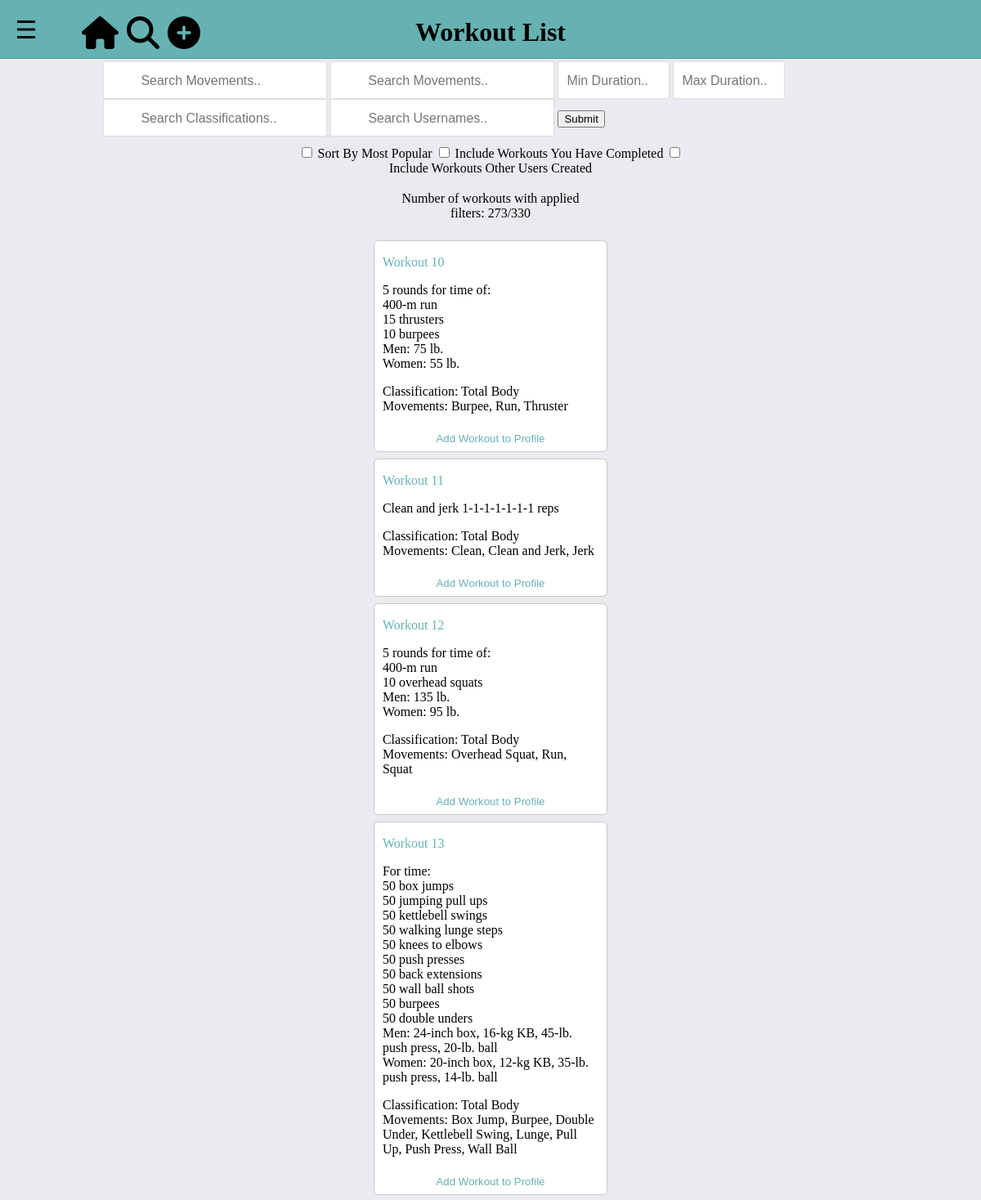
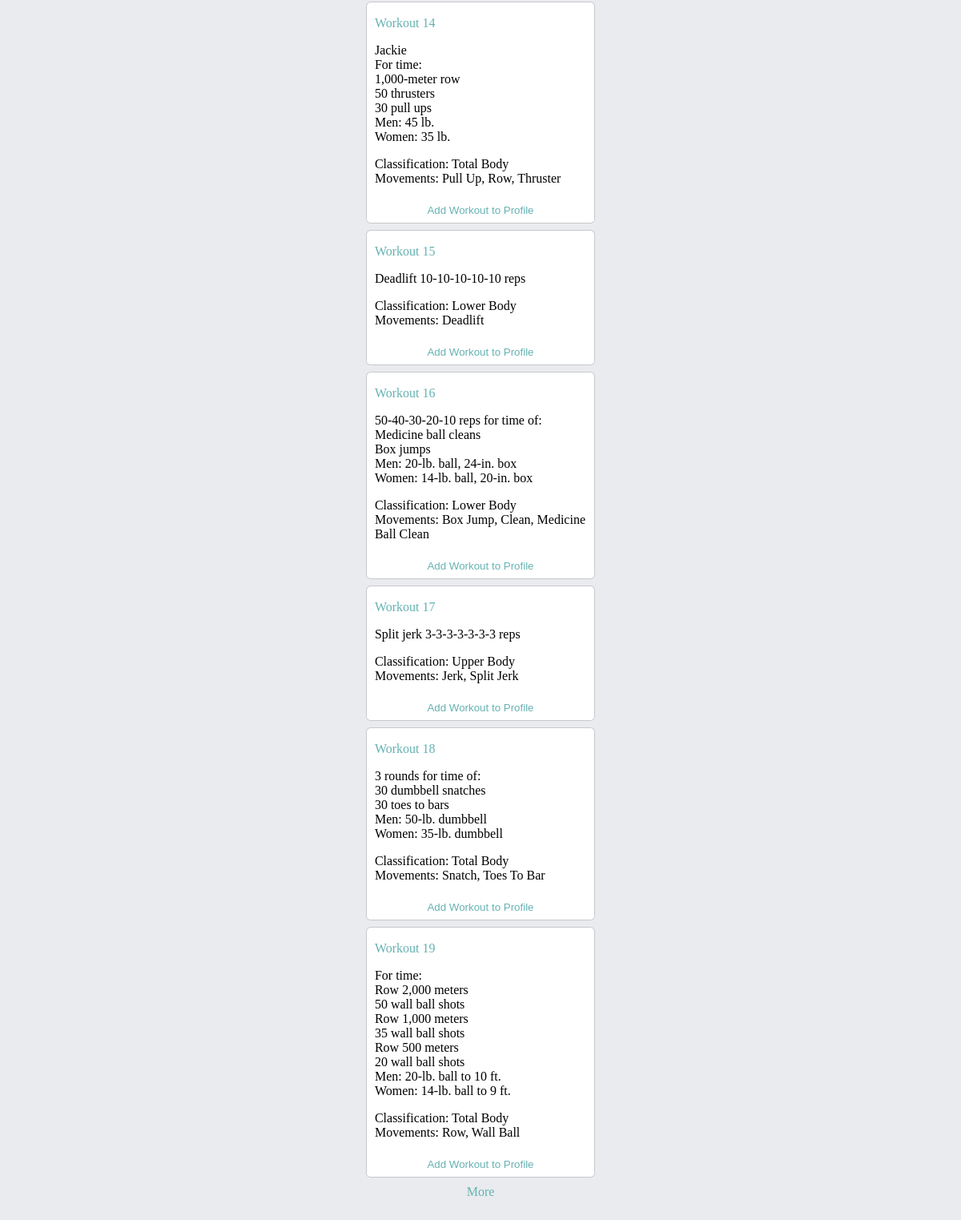
/metcons/workouts/?page=2 (signed in), run on the app's committed database (2 pictures, top to bottom).
### metcons/models.py (models this page shows, shortened)
class Workout(models.Model):
        date_created = models.DateTimeField(default=timezone.now)
        date_added_to_database = models.DateTimeField(auto_now_add = True)
        number_of_times_completed = models.IntegerField(default=0, verbose_name='Times Completed')
        workout_text = models.TextField(max_length=2000)
        scaling_or_description_text = models.TextField(max_length=4000, blank=True, null=True)
        where_workout_came_from = models.CharField(max_length=200, blank=True)
        estimated_duration_in_seconds = models.IntegerField(default=0, verbose_name='Duration (sec)', null=True, blank=True)
        created_by_user = models.ForeignKey(settings.AUTH_USER_MODEL, on_delete=models.SET_NULL, null=True)
        gender_choices = [
                ('M', 'Male'),
                ('F', 'Female'),
                ('B', 'Both'),
                ]
        gender = models.CharField(max_length=1, blank=True, null=True, choices = gender_choices, default='B',
                                  help_text='Is this workout applicable for both Males and Females or only one?')
        movements = models.ManyToManyField(Movement, blank=True)
        classification = models.ForeignKey(Classification, default=3, blank=True, null=True, on_delete=models.SET_NULL)
        def is_general_workout(self):
                return True
        def number_of_instances(self):
                count = WorkoutInstance.objects.filter(workout=self).count()
                return count
        number_of_instances.short_description = 'Instances'
        class Meta:
                ordering = ['-date_created', '-number_of_times_completed', '-id']
        def display_name(self):
                name = "Workout " + str(self.id)
                return name
        display_name.short_description = 'Name'
        def display_movement(self):
                """Create a string for the movement. required to display movements in admin site"""
                return ', '.join(movement.name for movement in self.movements.all()[:3])
        display_movement.short_description = 'Movement'
        def display_classifications_of_movements(self):
                """Create a string for the classification. required to display classificaitons in admin site"""
                return ', '.join(movement.classification.name for movement in self.movements.all()[:3])
        display_classifications_of_movements.short_description = 'Classification of Individual Movements'
        def get_absolute_url(self):
                return reverse('workout-detail', args=[str(self.id)])

class Classification(models.Model):
        classification_types = (
            ('Upper Body', 'Upper Body'),
            ('Lower Body', 'Lower Body'),
            ('Total Body', 'Total Body'),
            ('Cardio', 'Cardio'),
	    ('Core', 'Core'),
            )
        name = models.CharField(max_length=20,
                                choices = classification_types,
                                null=True,
                                blank=True,
                                default='Total Body',
                                help_text='Is this movement upper, lower, total body or cardio?'
                                )
        def __str__(self):
            if self.name:
                return self.name

class Movement(models.Model):
	name = models.CharField(max_length=200)
	classification = models.ForeignKey(Classification, default=3, on_delete=models.CASCADE)
	class Meta:
		ordering = ['name']
	def __str__(self):
		return self.name

class User(AbstractUser):
        workout_gender_choices = [
                ('M', 'Male'),
                ('F', 'Female'),
                ('B', 'Both'),
                ]
        user_gender_choices = [
                ('M', 'Male'),
                ('F', 'Female'),
                ]
        workout_default_gender = models.CharField(max_length=1, blank=True, null=True, choices = workout_gender_choices, default='B',
                                  help_text='This is the default gender that workouts you create will be tagged for. Can be changed on workout creation.')
        user_gender = models.CharField(max_length=1, blank=True, null=True, choices=user_gender_choices)
        privacy_choices = [
                ('Y', 'Private'),
                ('N', 'Public'),
                ]
        workout_default_privacy = models.CharField(max_length=1, blank=True, null=True, choices=privacy_choices, default='N')
        user_profile_privacy = models.CharField(max_length=1, blank=True, null=True, choices=privacy_choices, default='N')
        is_athlete = models.BooleanField(default=False)
        is_coach = models.BooleanField(default=False)
        is_gym_owner = models.BooleanField(default=False)

### metcons/views.py (the view, shortened to what this page needs)
# urls.py: path('workouts/', views.workoutlistview, name='workouts'),
def workoutlistview(request):
    object_list = Workout.objects.all()
    query1 = request.GET.getlist('q')
    query2 = request.GET.get('z')
    query3 = request.GET.get('x')
    query4 = request.GET.get('y')
    query5 = request.GET.get('t')
    query6 = request.GET.get('s')
    query7 = request.GET.get('f')
    query8 = request.GET.get('h')
    filter_list = []
    if User.objects.filter(username = request.user.username).exists():
        if query3:
            query3 = int(query3) * 60
        if query4:
            query4 = int(query4) * 60
        if query2:
            if query2.islower():
                query2 = query2.title()
            object_list = object_list.filter(classification__name = query2)
            filter_list.append(query2)
        if query3:
            object_list = object_list.filter(estimated_duration_in_seconds__gte=query3)
            filter_detail = 'Min Duration of ' + str((int(int(query3) / 60))) + 'mins'
            filter_list.append(filter_detail)
        if query4:
            object_list = object_list.filter(estimated_duration_in_seconds__lte=query4,
                                             estimated_duration_in_seconds__gt=0)
            filter_detail = 'Max Duration of ' + str((int(int(query4) / 60))) + 'mins'
            filter_list.append(filter_detail)
        if query5:
            object_list = object_list.order_by('-number_of_times_completed')
            filter_list.append('Sorted By Popularity')
        if not query6:
            current_users_completed_instances = WorkoutInstance.objects.filter(current_user=request.user, dates_workout_completed__isnull=False)
            object_list = object_list.exclude(workoutinstance__id__in=current_users_completed_instances)
        else:
            filter_list.append('Including Workouts You Completed')
        if query8:
            query7 = 'on'
            object_list = object_list.filter(workoutinstance__current_user__username = query8)
            filter_detail = 'Showing Only Workouts Of ' + query8
            filter_list.append(filter_detail)
        if not query7:
            object_list = object_list.exclude(~Q(created_by_user=request.user),
                                              where_workout_came_from='Gym Owner Created').exclude(
                                                  ~Q(created_by_user=request.user),
                                                  where_workout_came_from='Coach Created').exclude(
                                                      ~Q(created_by_user=request.user),
                                                      where_workout_came_from='Athlete Created')
        else:
            filter_list.append('Including Workouts Other Users Created')
    paginator = Paginator(object_list, 10)
    page = request.GET.get('page', 1)
    workout_list = paginator.page(page)
    context = {
        'workout_list': workout_list,
        'num_workouts_filtered': object_list.count(),
        'movement_list': Movement.objects.all(),
        'classification_list': Classification.objects.all(),
        'most_recent_workouts': Workout.objects.exclude(where_workout_came_from='Gym Owner Created').exclude(
            where_workout_came_from='Coach Created').exclude(where_workout_came_from='Athlete Created').order_by('-date_created')[:10],
        'num_workouts_total': Workout.objects.all().count(),
        'filter_list': filter_list,
        }
    return render(request, 'metcons/workout_list.html', context = context)

### metcons/templatetags/getlistasparam.py (called while the page is built)
@register.filter
def get_list(dictionary, key):
    return dictionary.getlist(key)

### metcons/templates/metcons/workout_list.html (shortened to what this page needs)
{% extends "base_generic.html" %}
{% block extra_css %}
	{% load static %}
	<link rel="stylesheet" href="{% static 'css/workout_list.css' %}">
{% endblock %}
{% block content %}
	<h1>Workout List</h1>
	{% if user.is_authenticated %}
		<div class="dropdown centered">
			<form method='GET'>
				<input type="text" class = "textinput" placeholder="Search Movements.."  name="q" id="myMovementInput">
				<input type="text" class = "textinput" placeholder="Search Movements.."  name="q" id="myMovementInput2">
				<input type="number" class="durationinput" placeholder="Min Duration.." name="x" id="minDurationInput">
				<input type="number" class="durationinput" placeholder="Max Duration.." name="y" id="maxDurationInput">
				<input type="text" class = "textinput" placeholder="Search Classifications.."  name="z" id="myClassificationInput">
				<input type="text" class = "textinput" placeholder="Search Usernames.."  name="h" id="myUsernameInput">
				<input type='submit' class='button' id='filtersubmitbutton'>
				<div class="checkboxinputs">
					<br /><input type="checkbox" class="checkboxinput" name="t" id="popularitycheckbox">
					<label for="popularitycheckbox">Sort By Most Popular</label>
					<input type="checkbox" class="checkboxinput" name="s" id="include_completed_checkbox">
					<label for="include_completed_checkbox">Include Workouts You Have Completed</label>
					<input type="checkbox" class="checkboxinput" name="f" id="include_user_created_checkbox">
					<label for="include_user_created_checkbox">Include Workouts Other Users Created</label>
				</div>
			</form>
		</div>
		{% if workout_list %}
			<div class="filter_text"><p>Number of workouts with applied filters: {{ num_workouts_filtered }}/{{ num_workouts_total }}</div>
			<div class="tabContentReplacement">
				<div class="listedWorkouts">
					<div class="infinite-container">
						{% for workout in workout_list %}
							<div class="infinite-item">
								<div class="workoutContent">
									<p><a class="workout_display_name" href="{{ workout.get_absolute_url }}">{{ workout.display_name }}</a>
									{% if workout.is_general_workout %}
										<br />{{ workout.workout_text|linebreaks }}</p>
										<p>Classification: {{ workout.classification }}
										<br />Movements: {% for movement in workout.movements.all %} {{ movement }}{% if not forloop.last %}, {% endif %}{% endfor %}</p>
									{% endif %}
									<form class="post_workout_form" method='POST'>
										<input type="submit" class='input_submit{% if user.is_coach or user.is_gym_owner %} left_and_right_input_submit left_submit{% endif %}' value="Add Workout to Profile" name="add_workout_to_profile">
									</form>
								</div>
							</div>
						{% endfor %}
					</div>
					<div class="center_stuff">
						{% if workout_list.has_next %}
							<a class="infinite-more-link" href="?page={{ workout_list.next_page_number }}{% load getlistasparam %}">More</a>
						{% endif %}
					</div>
				</div>
			</div>
		{% else %}
			<div class="filter_text"><p>There are no workouts in the database with all of the following filters: {% for i in filter_list %}{{i}}{% if not forloop.last %}, {% endif %}{% endfor %}.</p></div>
		{% endif %}
	{% endif %}
{% endblock %}
{% block extra_js %}
	{% load static %}
{% endblock %}

### metcons/static/css/base_generic.css (style rules this page uses)
html { background-color: #e9ebee; overflow-y: scroll; }
h1 { text-align: center; left: 30%; top: 0; position: fixed; z-index: 9; width: 40%; }
.input_submit { width: 100%; height: 30px; background-color: white; color: #66b2b2; cursor: pointer; border: none; border-radius: 0px 0px 5px 5px; }
.center_stuff { position: relative; width: 100%; text-align: center; }
.tabContentReplacement { border-top: none; left: 10%; top: 5px; position: relative; z-index: 1; width: 80%; margin-bottom: 50px; }
.workoutContent { background-color: white; border-radius: 5px; padding-top: 1px; padding-bottom: 0px; margin-top: 10px; margin-bottom: 10px; width: 100%; box-shadow: 0 0 0 1px rgba(0,0,0,.15); position: relative; }
.workoutContent p, .workoutContent h3 { position: relative; left: 10px; margin-right: 20px; }
.listedWorkouts { background-color: transparent; width: 30%; left: 35%; position: relative; border-radius: 5px; }
.workout_display_name { text-decoration: none; color: #66b2b2; }
.infinite-more-link { color: #66b2b2; text-decoration: none; }

### metcons/static/css/workout_list.css (style rules this page uses)
.textinput { border-box: box-sizing; background-position: 14px 12px; background-repeat: no-repeat; font-size: 16px; padding: 14px 20px 12px 45px; border: 1px solid #ddd; border-bottom: 1px solid #ddd; }
.durationinput { border-box: box-sizing; background-position: 14px 12px; background-repeat: no-repeat; font-size: 16px; padding: 14px 0px 12px 10px; border: 1px solid #ddd; border-bottom: 1px solid #ddd; width: 125px; }
.centered { width: 80%; left: 10%; top: 5px; }
.checkboxinputs { position: relative; top: -8px; width: 50%; left: 25%; text-align: center; }
.filter_text { position: relative; width: 20%; left: 40%; text-align: center; }
.dropdown { position: relative; display: inline-block; }
#filtersubmitbutton { display: inline-block; }
.post_workout_form { display: inline; }
.workout_display_name { display: inline; }

### data on the page
Workout: display_name "Workout 10", workout_text "5 rounds for time of: 400-m run 15 thrusters 10 burpees Men: 75 lb. Women: 55 lb.", classification "Total Body"
Movement: name "Burpee"
Movement: name "Run"
Movement: name "Thruster"
User: add_workout_to_profile "Add Workout to Profile"
Workout: display_name "Workout 11", workout_text "Clean and jerk 1-1-1-1-1-1-1 reps", classification "Total Body"
Movement: name "Clean"
Movement: name "Clean and Jerk"
Movement: name "Jerk"
Workout: display_name "Workout 12", workout_text "5 rounds for time of: 400-m run 10 overhead squats Men: 135 lb. Women: 95 lb.", classification "Total Body"
Movement: name "Overhead Squat"
Movement: name "Squat"
Workout: display_name "Workout 13", workout_text "For time: 50 box jumps 50 jumping pull ups 50 kettlebell swings 50 walking lunge steps 50 knees to elbows 50 push presses 50 back extensions 50 wall ball shots 50 burpees 50 double unders Men: 24-inch box, 16-kg KB, 45-lb. push press, 20-lb. ball Women: 20-inch box, 12-kg KB, 35-lb. push press, 14-lb. ball", classification "Total Body"
Movement: name "Box Jump"
Movement: name "Double Under"
Movement: name "Kettlebell Swing"
Movement: name "Lunge"
Movement: name "Pull Up"
Movement: name "Push Press"
Movement: name "Wall Ball"
Workout: display_name "Workout 14", workout_text "Jackie For time: 1,000-meter row 50 thrusters 30 pull ups Men: 45 lb. Women: 35 lb.", classification "Total Body"
Movement: name "Row"
Workout: display_name "Workout 15", workout_text "Deadlift 10-10-10-10-10 reps", classification "Lower Body"
Movement: name "Deadlift"
Workout: display_name "Workout 16", workout_text "50-40-30-20-10 reps for time of: Medicine ball cleans Box jumps Men: 20-lb. ball, 24-in. box Women: 14-lb. ball, 20-in. box", classification "Lower Body"
Movement: name "Medicine Ball Clean"
Workout: display_name "Workout 17", workout_text "Split jerk 3-3-3-3-3-3-3 reps", classification "Upper Body"
Movement: name "Split Jerk"
Workout: display_name "Workout 18", workout_text "3 rounds for time of: 30 dumbbell snatches 30 toes to bars Men: 50-lb. dumbbell Women: 35-lb. dumbbell", classification "Total Body"
Movement: name "Snatch"
Movement: name "Toes To Bar"
Workout: display_name "Workout 19", workout_text "For time: Row 2,000 meters 50 wall ball shots Row 1,000 meters 35 wall ball shots Row 500 meters 20 wall ball shots Men: 20-lb. ball to 10 ft. Women: 14-lb. ball to 9 ft.", classification "Total Body"

### other printed values
{{ num_workouts_filtered }} "273"
{{ num_workouts_total }} "330"
